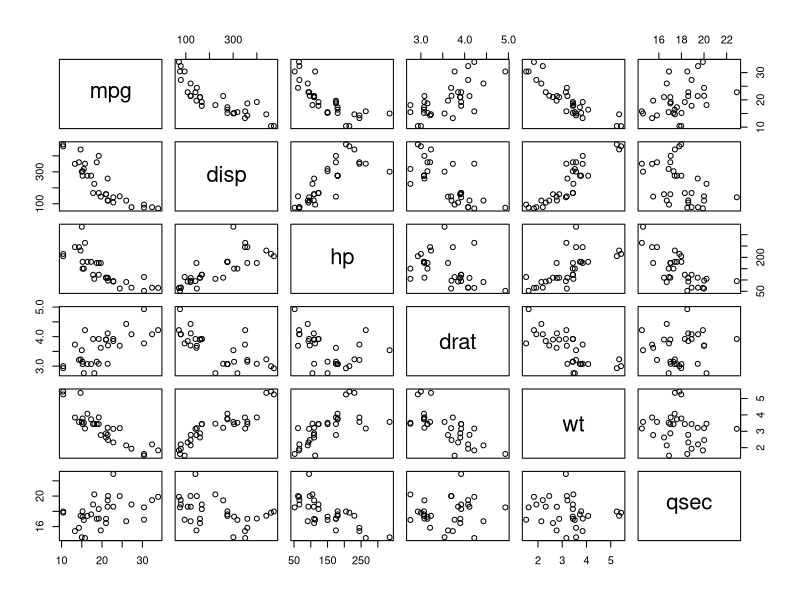
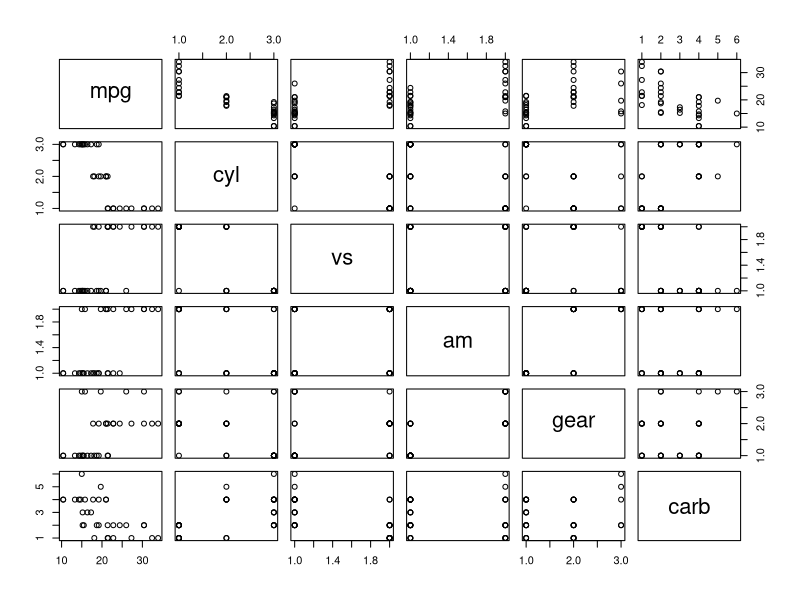
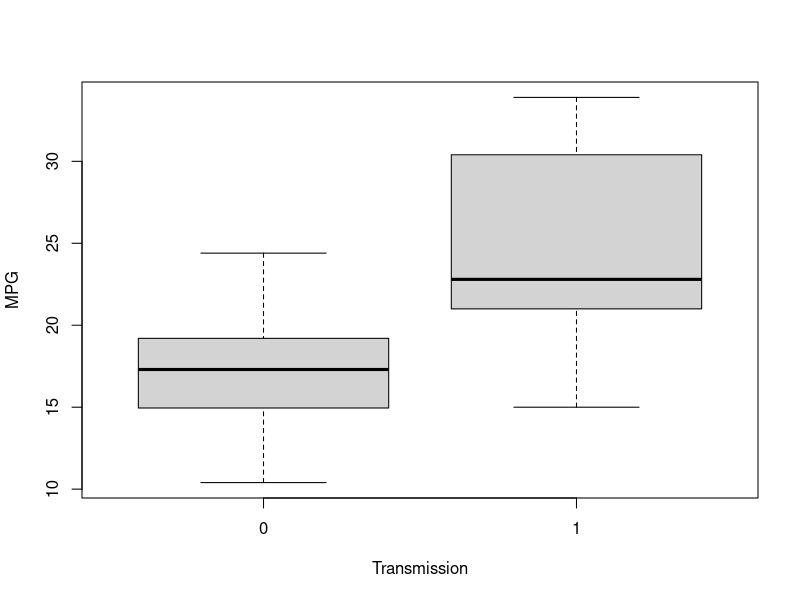
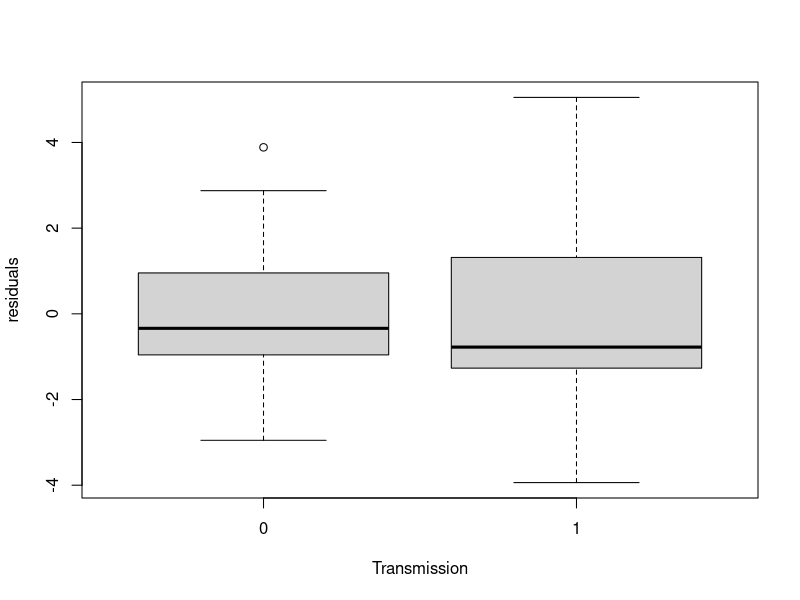
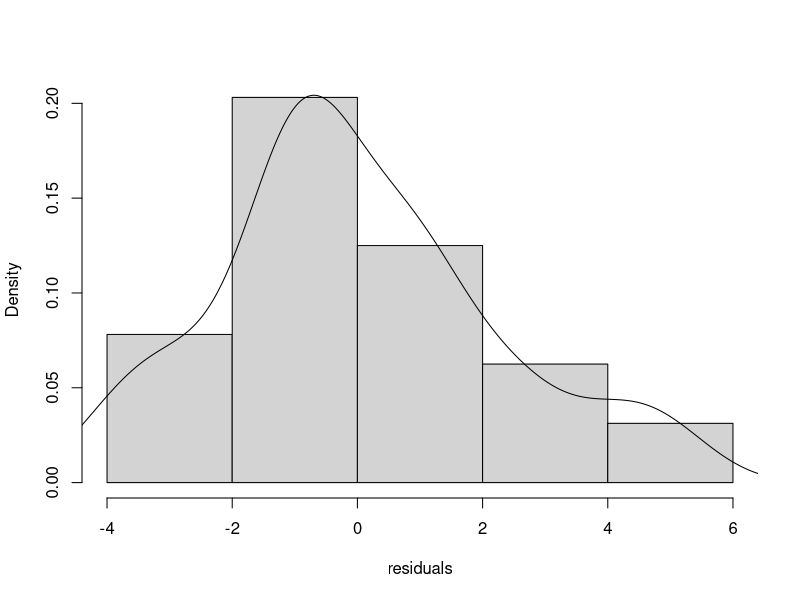
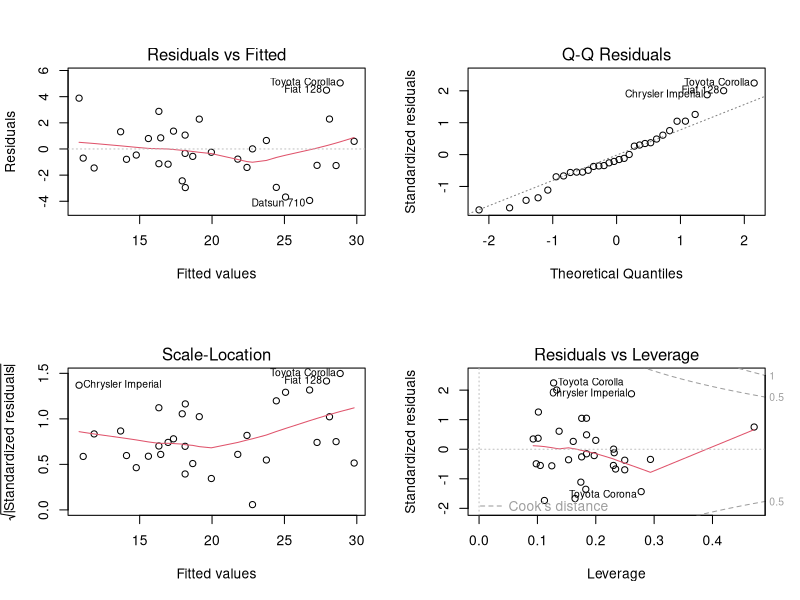
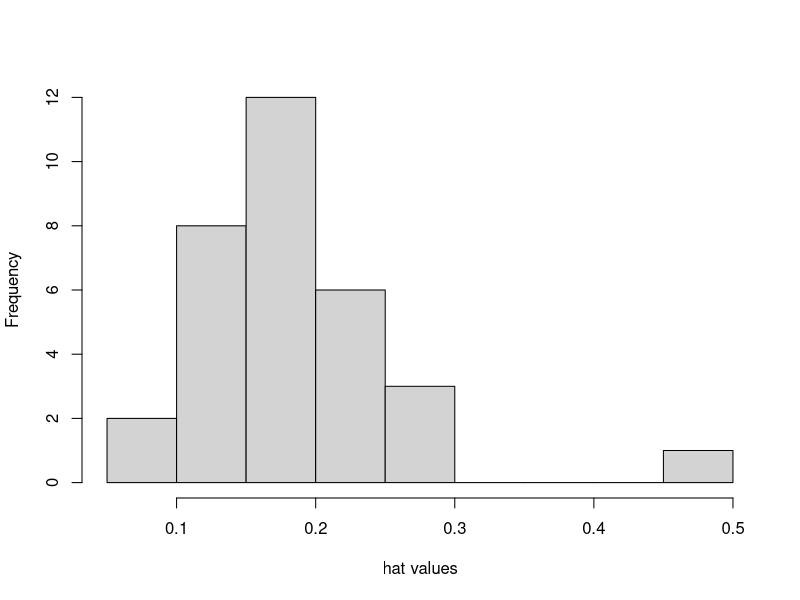

Write R code to recreate these figures, in order.
## ---- chunk 1
knitr::opts_chunk$set(echo=TRUE, fig.align = "center", message=FALSE, warning=FALSE, 
                      fig.height=3, fig.width=3, cache=TRUE, dpi = 300)
## ---- chunk 2
library(MASS);  library(car)
cont.var <- c("mpg", "disp", "hp", "drat", "wt", "qsec")
fact.var <- c("cyl", "vs", "am", "gear", "carb")
mtcars$cyl <- as.factor(mtcars$cyl)
mtcars$vs <- as.factor(mtcars$vs)
mtcars$am <- as.factor(mtcars$am)
mtcars$gear <- as.factor(mtcars$gear)
mtcars$carb <- as.factor(mtcars$carb)

## ---- chunk 3
summary(mtcars[cont.var])
summary(mtcars[fact.var])
plot(mtcars[cont.var]);  plot(mtcars[c("mpg", fact.var)]);
boxplot(mtcars$mpg ~ mtcars$am, ylab="MPG", xlab="Transmission")

mpg.am <- c(shapiro.test(mtcars$mpg)$p.value, var.test(mpg ~ am, data=mtcars)$p.value)
names(mpg.am) <- c("shapiro", "var.test");  print(mpg.am)
t.mpg.am <- t.test(mpg ~ am, data=mtcars, var.equal=TRUE)
res.t.mpg.am <- c( t.mpg.am$p.value, t.mpg.am$conf.int)
names(res.t.mpg.am) <- c("p-value", "lower conf.int", "upper conf.int");  print(res.t.mpg.am)
## ---- chunk 4
fit <- lm(mpg ~ ., data=mtcars)  # model with all variables
vif(fit)
fit.am <- lm(mpg ~ am, data=mtcars)  # model with only am

step.lm <- stepAIC(fit, direction="both", trace=FALSE)
vif(step.lm)

model.p <- c( anova(fit, fit.am)$Pr[2], anova(fit, step.lm)$Pr[2], 
               anova(fit.am, step.lm)$Pr[2] )
names(model.p) <- c("all-minimal", "all-stepwise", "minimal-stepwise");  print(model.p)

# model with selected variables - am, cyl, hp, wt
summary(step.lm)$coef
confint(step.lm)
summary(step.lm)$adj.r.squared
## ---- chunk 5
step.resid <- resid(step.lm)
plot(mtcars$am, step.resid, ylab="residuals", xlab="Transmission")
hist(step.resid, xlab="residuals", main="", prob=TRUE)
lines(density(step.resid))
shapiro.test(step.resid)$p.value
## ---- chunk 6
par(mfrow=c(2,2));  plot(step.lm);  par(mfrow=c(1,1))
## ---- chunk 7
hat.step.lm <- hatvalues(step.lm)
hist(hat.step.lm, xlab="hat values", main="")
## ---- chunk 8
newdata <- data.frame(am=factor(c(0, 1)), hp=c(0), wt=c(0), cyl=factor(c(4)))
predict(step.lm, newdata=newdata, interval="prediction")
predict(fit.am, newdata=data.frame(am=factor(c(0, 1))), interval="prediction")
